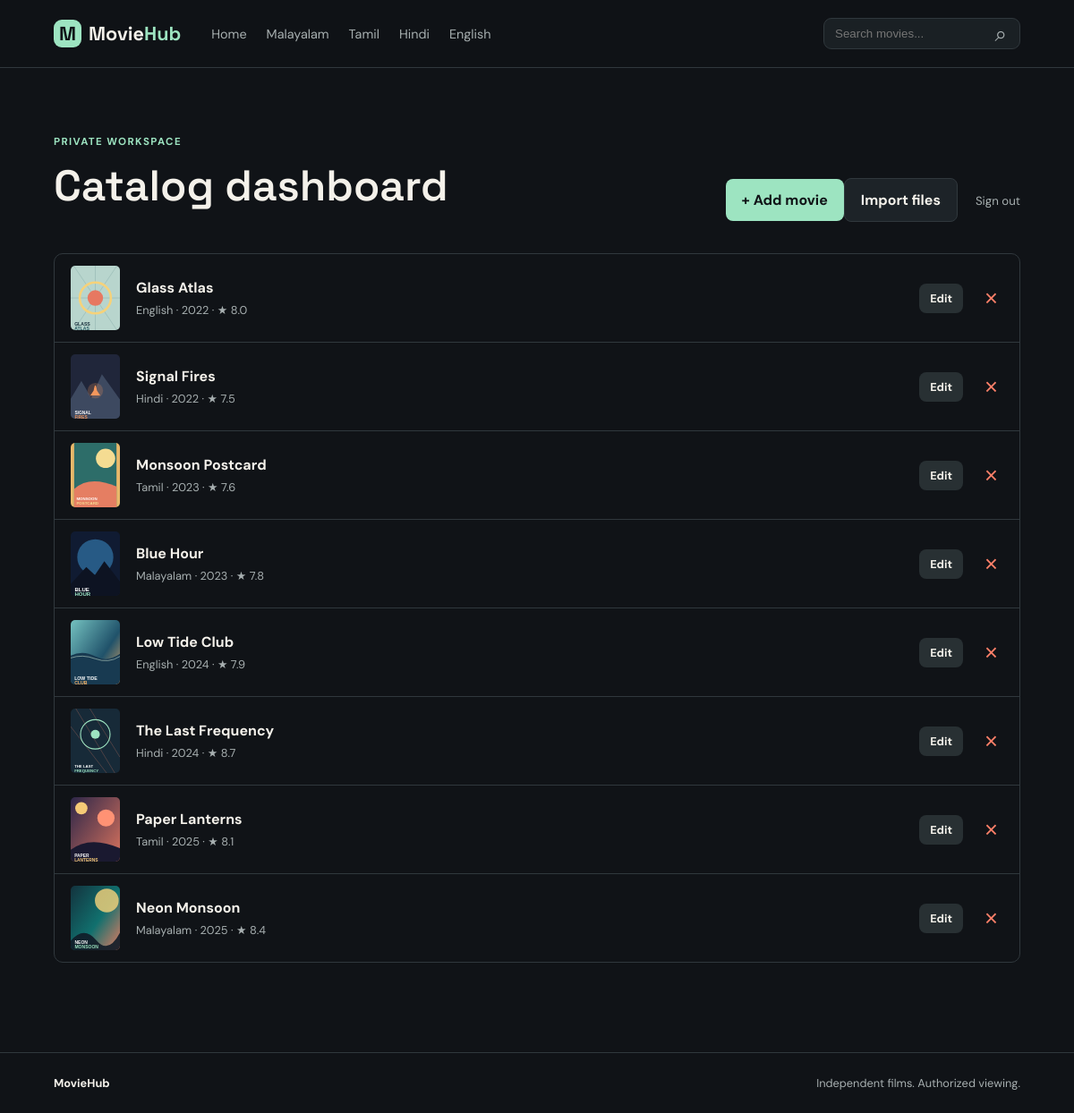
/admin (signed in), run on the app's committed database.
### app.py (models this page shows, shortened)
class Movie(db.Model):
    id = db.Column(db.Integer, primary_key=True)
    title = db.Column(db.String(160), nullable=False)
    description = db.Column(db.Text, nullable=False, default="")
    language = db.Column(db.String(40), nullable=False)
    genre = db.Column(db.String(120), nullable=False, default="Drama")
    year = db.Column(db.Integer, nullable=False)
    release_date = db.Column(db.Date, nullable=True)
    rating = db.Column(db.Float, nullable=False, default=0)
    duration = db.Column(db.String(40), nullable=False, default="1h 45m")
    cast = db.Column(db.String(240), nullable=False, default="")
    poster = db.Column(db.String(240), nullable=False, default="poster-aurora.svg")
    trailer = db.Column(db.String(240), nullable=True)
    video_480 = db.Column(db.String(240), nullable=True)
    video_720 = db.Column(db.String(240), nullable=True)
    video_1080 = db.Column(db.String(240), nullable=True)
    video_480_url = db.Column(db.Text, nullable=True)
    video_720_url = db.Column(db.Text, nullable=True)
    video_1080_url = db.Column(db.Text, nullable=True)
    video_4k_url = db.Column(db.Text, nullable=True)
    trailer_url = db.Column(db.Text, nullable=True)
    original_title = db.Column(db.String(160), nullable=True)
    backdrop = db.Column(db.Text, nullable=True)
    director = db.Column(db.String(240), nullable=True)
    metadata_status = db.Column(db.String(40), nullable=True)
    featured = db.Column(db.Boolean, default=False)
    @property
    def poster_url(self):
        if self.poster and self.poster.startswith(("http://", "https://")):
            return self.poster
        return url_for("static", filename=f"images/{self.poster}")

### app.py (the view)
@app.route("/admin")
@admin_required
def admin_dashboard():
    return render_template("admin/dashboard.html", movies=Movie.query.order_by(Movie.id.desc()).all())

### app.py (called while the page is built)
def admin_required(view):
    @wraps(view)
    def wrapped(*args, **kwargs):
        if not session.get("admin_authenticated"):
            return redirect(url_for("admin_login", next=request.path))
        return view(*args, **kwargs)
    return wrapped

@app.context_processor
def inject_globals():
    return {"languages": ["Malayalam", "Tamil", "Hindi", "English"]}

### templates/admin/dashboard.html
{% extends 'base.html' %}{% block title %}Catalog admin | MovieHub{% endblock %}{% block content %}<div class="page-shell inner-page admin-shell"><div class="admin-head"><div><span class="eyebrow">Private workspace</span><h1>Catalog dashboard</h1></div><div><a class="button button-primary" href="{{ url_for('add_movie') }}">+ Add movie</a><a class="button button-secondary" href="{{ url_for('import_movies') }}">Import files</a><a class="text-link" href="{{ url_for('admin_logout') }}">Sign out</a></div></div><div class="admin-table">{% for movie in movies %}<div class="admin-row"><img src="{{ movie.poster_url }}" alt=""><div><strong>{{ movie.title }}</strong><span>{{ movie.language }} · {{ movie.year }} · ★ {{ '%.1f'|format(movie.rating) }}</span></div><a class="button button-small" href="{{ url_for('edit_movie', movie_id=movie.id) }}">Edit</a><form method="post" action="{{ url_for('delete_movie', movie_id=movie.id) }}" onsubmit="return confirm('Remove this movie?')"><button class="icon-button" aria-label="Delete movie">×</button></form></div>{% else %}<div class="empty-state"><h2>Your catalog is empty</h2></div>{% endfor %}</div></div>{% endblock %}

### templates/base.html (shortened to what this page needs)
<!doctype html>
<html lang="en">
<head>
  <link rel="stylesheet" href="{{ url_for('static', filename='css/style.css') }}">
</head>
<body>
<header class="site-header"><a class="brand" href="{{ url_for('index') }}"><span class="brand-mark">M</span><span>Movie<span class="brand-accent">Hub</span></span></a>
<nav class="desktop-nav"><a href="{{ url_for('index') }}">Home</a>{% for item in languages %}<a href="{{ url_for('language_page', language=item|lower) }}">{{ item }}</a>{% endfor %}</nav>
<form class="search-form" action="{{ url_for('search') }}"><input name="q" placeholder="Search movies..." value="{{ request.args.get('q', '') }}" aria-label="Search movies"><button type="button" aria-label="Open search">⌕</button></form>
<button class="menu-toggle" aria-label="Toggle menu">☰</button></header>
<main>{% with messages = get_flashed_messages(with_categories=true) %}{% for category, message in messages %}<div class="flash {{ category }}">{{ message }}</div>{% endfor %}{% endwith %}{% block content %}{% endblock %}</main>
<footer><span>MovieHub</span><span>Independent films. Authorized viewing.</span></footer>
<script src="{{ url_for('static', filename='js/app.js') }}"></script></body></html>

### static/css/style.css (style rules this page uses)
:root { --ink:#101317;--night:#15191d;--panel:#1d2328;--line:#30383d;--text:#f4f1ea;--muted:#a7afb0;--mint:#9de4c1;--coral:#ff8069;--gold:#f2c66d }
* { box-sizing:border-box }
body { margin:0;background:var(--ink);color:var(--text);font-family:'DM Sans',sans-serif }
a { color:inherit;text-decoration:none }
.site-header { height:76px;background:rgba(16,19,23,.9);border-bottom:1px solid var(--line);display:flex;align-items:center;gap:34px;padding:0 5vw;position:sticky;top:0;z-index:5;backdrop-filter:blur(16px) }
.brand { font:700 1.35rem 'Space Grotesk';display:flex;gap:8px;align-items:center;white-space:nowrap }
.brand-mark { display:grid;place-items:center;width:31px;height:31px;background:var(--mint);color:var(--ink);border-radius:9px;font-weight:700 }
.brand-accent { color:var(--mint) }
.desktop-nav { display:flex;gap:22px;color:var(--muted);font-size:.9rem;flex:1 }
.search-form { display:flex;align-items:center;border:1px solid var(--line);background:#1a2024;border-radius:9px;padding:0 8px 0 12px;width:220px }
.search-form input { border:0;background:transparent;color:var(--text);outline:0;width:100%;padding:9px 0 }
.search-form button { background:none;border:0;color:var(--muted);font-size:1.5rem;cursor:pointer }
.eyebrow,.section-kicker { color:var(--mint);font-size:.72rem;text-transform:uppercase;letter-spacing:.12em;font-weight:700 }
.button { display:inline-flex;align-items:center;gap:11px;border:0;border-radius:8px;padding:13px 18px;font-weight:700;cursor:pointer }
.button-primary { background:var(--mint);color:var(--ink) }
.button-secondary { background:var(--panel);border:1px solid var(--line) }
.page-shell { max-width:1400px;margin:auto;padding:0 5vw }
.section-count,.text-link { font-size:.83rem;color:var(--muted) }
.inner-page { padding-top:70px;padding-bottom:100px }
footer { border-top:1px solid var(--line);padding:25px 5vw;color:var(--muted);display:flex;justify-content:space-between;font-size:.8rem }
footer span:first-child { color:var(--text);font-weight:700 }
.admin-head { display:flex;justify-content:space-between;align-items:end;margin-bottom:35px }
.admin-head h1 { font:600 3rem 'Space Grotesk';margin:10px 0 }
.admin-head .text-link { margin-left:20px }
.admin-table { border:1px solid var(--line);border-radius:10px;overflow:hidden }
.admin-row { display:grid;grid-template-columns:55px 1fr auto auto;gap:18px;align-items:center;padding:13px 18px;border-bottom:1px solid var(--line) }
.admin-row:last-child { border:0 }
.admin-row img { width:55px;height:72px;object-fit:cover;border-radius:5px }
.admin-row div { display:grid;gap:6px }
.admin-row span { color:var(--muted);font-size:.8rem }
.button-small { padding:8px 12px;background:#283033;font-size:.8rem }
.icon-button { background:none;border:0;color:var(--coral);font-size:1.6rem;cursor:pointer }

### data on the page
Movie: poster_url (picture), title "Glass Atlas", language "English", year "2022", rating "8.0"
Movie: poster_url (picture), title "Signal Fires", language "Hindi", year "2022", rating "7.5"
Movie: poster_url (picture), title "Monsoon Postcard", language "Tamil", year "2023", rating "7.6"
Movie: poster_url (picture), title "Blue Hour", language "Malayalam", year "2023", rating "7.8"
Movie: poster_url (picture), title "Low Tide Club", language "English", year "2024", rating "7.9"
Movie: poster_url (picture), title "The Last Frequency", language "Hindi", year "2024", rating "8.7"
Movie: poster_url (picture), title "Paper Lanterns", language "Tamil", year "2025", rating "8.1"
Movie: poster_url (picture), title "Neon Monsoon", language "Malayalam", year "2025", rating "8.4"

### other printed values
{{ item }} "Malayalam" "Tamil" "Hindi" "English"
